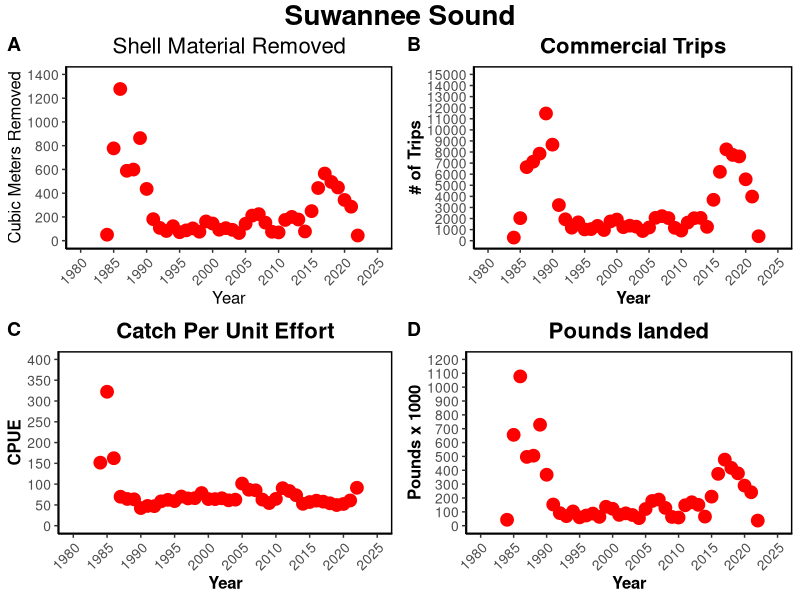
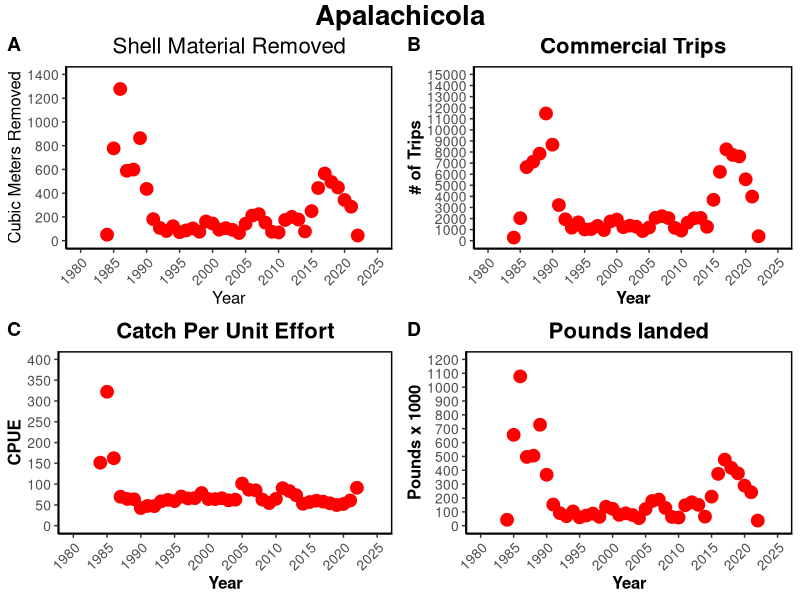
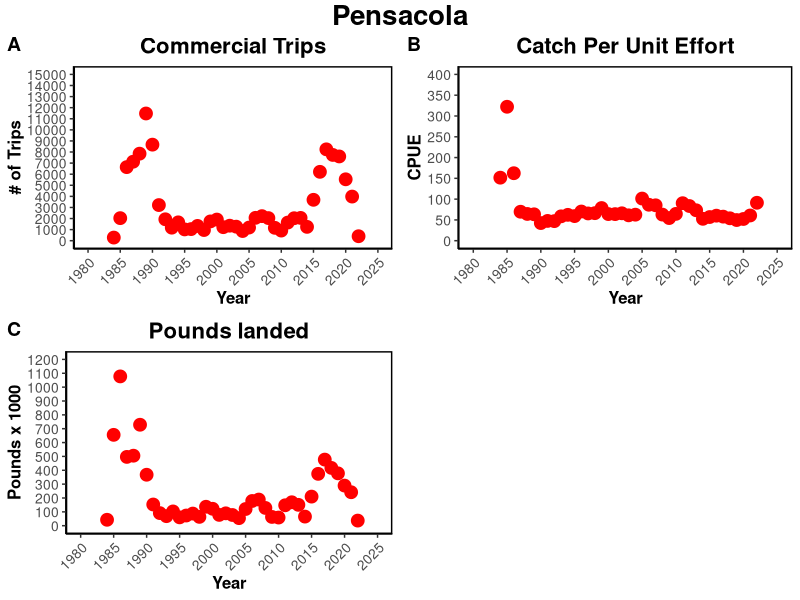
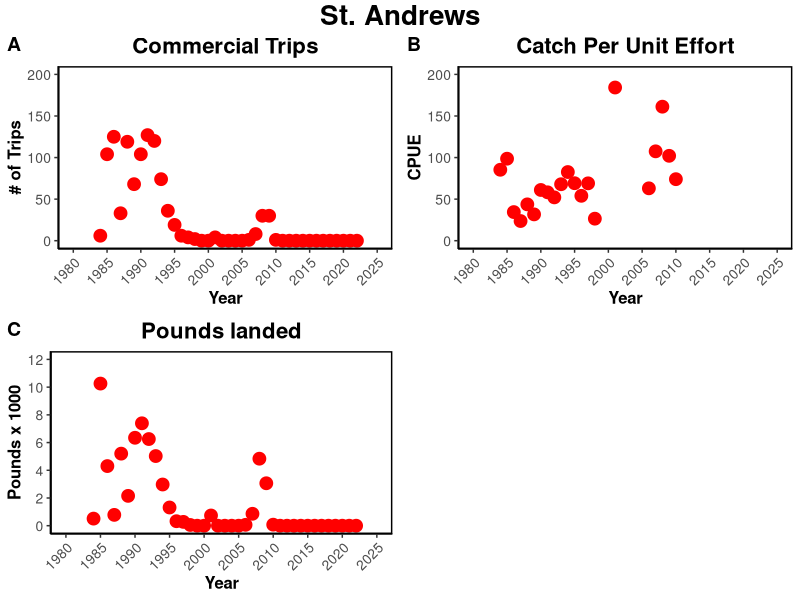

R code for these plots, in order:
### Conversions for oyster landings data ###
# Goal - to get the volume of shell removed each year based off of the landings data
# to do this we must somehow convert the meat weight provided in the landings data to the volume of shell
# we can do this by
# meat weight --> # of bushels --> # of oysters --> meat weight per oyster --> pounds to grams --> dry weight --> height --> volume per oyster --> total volume

## Harvest Areas of interest and the counties used to represent them ##
#Suwannee = Dixie and Levy
#Apalachicola = Gulf and Franklin
#Pensacola = Santa Rosa and Escambia
#Choctawhatchee/St. Andrew = Ocaloosa and Walton


setwd("~/Git/AB_DEP/Landings_threebay")

library(dplyr)
library(ggplot2)
library(ggpubr)

## reading in the landings data and cleaning it up to include only the counties we are interested in ##

post_1984 <- read.csv("oyster_landings_by_county_84to22.csv", header = TRUE)

#post_1984 <- select(post_1984, Year, County_Landed, Pounds)

#Suwannee
Dixie <- filter(post_1984, County_Landed == "DIXIE")
Levy <- filter(post_1984, County_Landed == "LEVY")
Dixie <- select(Dixie, Year, Pounds, Trips, Average_Price, Estimated_Value)
Levy <- select(Levy, Year, Pounds, Trips, Average_Price, Estimated_Value)
colnames(Dixie) <- c("Year", "D.pounds","D.trips","D.avg_price","D.est.val") 
colnames(Levy) <- c("Year", "L.pounds","L.trips","L.avg_price","L.est.val") 
suw_counties <- full_join(Dixie, Levy, by = "Year")  # join the two together into one data frame so all the years are listed for each county so we can add them together later
Dixie1<-data.frame(Year=suw_counties$Year,   # separate the counties out again into their own data frames so we can add them together
                   pounds=suw_counties$D.pounds, 
                   trips=suw_counties$D.trips, 
                   avg_price=suw_counties$D.avg_price, 
                   est_val=suw_counties$D.est.val)
Levy1<-data.frame(Year=suw_counties$Year, 
                  pounds=suw_counties$L.pounds, 
                  trips=suw_counties$L.trips, 
                  avg_price=suw_counties$L.avg_price, 
                  est_val=suw_counties$L.est.val)
Levy1[is.na(Levy1)] <- 0 # replace NAs with 0 so we can add columns in the next step
Dixie1[is.na(Dixie1)] <- 0 # replace NAs with 0 so we can add columns in the next step
suw<-Dixie1+Levy1 # add Dixie and Levy data to consolidate into suwannee
suw$Year<-suw$Year/2 # fix the year

#Apalachicola
Gulf <- filter(post_1984, County_Landed == "GULF")
Franklin <- filter(post_1984, County_Landed == "FRANKLIN")
Gulf <- select(Gulf, Year, Pounds, Trips, Average_Price, Estimated_Value)
Franklin <- select(Franklin, Year, Pounds, Trips, Average_Price, Estimated_Value)
colnames(Gulf) <- c("Year", "G.pounds","G.trips","G.avg_price","G.est.val") 
colnames(Franklin) <- c("Year", "F.pounds","F.trips","F.avg_price","F.est.val") 
apa_counties <- full_join(Gulf, Franklin, by = "Year")  # join the two together into one data frame so all the years are listed for each county so we can add them together later
Gulf1<-data.frame(Year=apa_counties$Year,   # separate the counties out again into their own data frames so we can add them together
                   pounds=apa_counties$G.pounds, 
                   trips=apa_counties$G.trips, 
                   avg_price=apa_counties$G.avg_price, 
                   est_val=apa_counties$G.est.val)
Franklin1<-data.frame(Year=apa_counties$Year, 
                  pounds=apa_counties$F.pounds, 
                  trips=apa_counties$F.trips, 
                  avg_price=apa_counties$F.avg_price, 
                  est_val=apa_counties$F.est.val)
Franklin1[is.na(Franklin1)] <- 0 # replace NAs with 0 so we can add columns in the next step
Gulf1[is.na(Gulf1)] <- 0 # replace NAs with 0 so we can add columns in the next step
apa<-Gulf1+Franklin1 # add Gulf and Franklin data to consolidate into apalachicola
apa$Year<-apa$Year/2 # fix the year

#Pensacola
Santa_Rosa <- filter(post_1984, County_Landed == "SANTA ROSA")
Escambia <- filter(post_1984, County_Landed == "ESCAMBIA")
Santa_Rosa <- select(Santa_Rosa, Year, Pounds, Trips, Average_Price, Estimated_Value)
Escambia <- select(Escambia, Year, Pounds, Trips, Average_Price, Estimated_Value)
colnames(Santa_Rosa) <- c("Year", "SR.pounds","SR.trips","SR.avg_price","SR.est.val") 
colnames(Escambia) <- c("Year", "E.pounds","E.trips","E.avg_price","E.est.val") 
pens_counties <- full_join(Santa_Rosa, Escambia, by = "Year")  # join the two together into one data frame so all the years are listed for each county so we can add them together later
Santa_Rosa1<-data.frame(Year=pens_counties$Year,   # separate the counties out again into their own data frames so we can add them together
                  pounds=pens_counties$SR.pounds, 
                  trips=pens_counties$SR.trips, 
                  avg_price=pens_counties$SR.avg_price, 
                  est_val=pens_counties$SR.est.val)
Escambia1<-data.frame(Year=pens_counties$Year, 
                      pounds=pens_counties$E.pounds, 
                      trips=pens_counties$E.trips, 
                      avg_price=pens_counties$E.avg_price, 
                      est_val=pens_counties$E.est.val)
Escambia1[is.na(Escambia1)] <- 0 # replace NAs with 0 so we can add columns in the next step
Santa_Rosa1[is.na(Santa_Rosa1)] <- 0 # replace NAs with 0 so we can add columns in the next step
pens<-Santa_Rosa1+Escambia1 # add Santa_Rosa and Escambia data to consolidate into pensacola
pens$Year<-pens$Year/2 # fix the year

#Choctawhatchee/St. Andrew
Okaloosa <- filter(post_1984, County_Landed == "OKALOOSA")
Walton <- filter(post_1984, County_Landed == "WALTON")
Okaloosa <- select(Okaloosa, Year, Pounds, Trips, Average_Price, Estimated_Value)
Walton <- select(Walton, Year, Pounds, Trips, Average_Price, Estimated_Value)
colnames(Okaloosa) <- c("Year", "O.pounds","O.trips","O.avg_price","O.est.val") 
colnames(Walton) <- c("Year", "W.pounds","W.trips","W.avg_price","W.est.val") 
choc_counties <- full_join(Okaloosa, Walton, by = "Year")  # join the two together into one data frame so all the years are listed for each county so we can add them together later
Okaloosa1<-data.frame(Year=choc_counties$Year,   # separate the counties out again into their own data frames so we can add them together
                  pounds=choc_counties$O.pounds, 
                  trips=choc_counties$O.trips, 
                  avg_price=choc_counties$O.avg_price, 
                  est_val=choc_counties$O.est.val)
Walton1<-data.frame(Year=choc_counties$Year, 
                      pounds=choc_counties$W.pounds, 
                      trips=choc_counties$W.trips, 
                      avg_price=choc_counties$W.avg_price, 
                      est_val=choc_counties$W.est.val)
Walton1[is.na(Walton1)] <- 0 # replace NAs with 0 so we can add columns in the next step
Okaloosa1[is.na(Okaloosa1)] <- 0 # replace NAs with 0 so we can add columns in the next step
choc<-Okaloosa1+Walton1 # add Okaloosa and Walton data to consolidate into choctawhatchee
choc$Year<-choc$Year/2 # fix the year



suw <- select(suw, Year, pounds, trips, avg_price, est_val)
apa <- select(apa, Year, pounds, trips, avg_price, est_val)
pens <- select(pens, Year, pounds, trips, avg_price, est_val)
choc <- select(choc, Year, pounds, trips, avg_price, est_val)


colnames(suw) <- c("Year", "suw.pounds","suw.trips","suw.avg_price","suw.est.val") 
colnames(apa) <- c("Year", "apa.pounds","apa.trips","apa.avg_price","apa.est.val") 
colnames(pens) <- c("Year", "pens.pounds","pens.trips","pens.avg_price","pens.est.val") 
colnames(choc) <- c("Year", "choc.pounds","choc.trips","choc.avg_price","choc.est.val") 


landings_84to22 <- full_join(suw, apa, by = "Year")
landings_84to22 <- full_join(landings_84to22, pens, by="Year")
landings_84to22 <- full_join(landings_84to22, choc, by="Year") # this is the cleaned landings data we will use

## Now we start the conversions

# converting the meat weight from the landings data to the number of bushels
landings_84to22$suw.bushels<-landings_84to22$suw.pounds/6.5625  #from FWC conversion factors
landings_84to22$apa.bushels<-landings_84to22$apa.pounds/6.5625
landings_84to22$pens.bushels<-landings_84to22$pens.pounds/6.5625
landings_84to22$choc.bushels<-landings_84to22$choc.pounds/6.5625

#converting the # of bushels to the # of oysters
landings_84to22$suw.count<-landings_84to22$suw.bushels*225  #from Berrigan paper
landings_84to22$apa.count<-landings_84to22$apa.bushels*225
landings_84to22$pens.count<-landings_84to22$pens.bushels*225
landings_84to22$choc.count<-landings_84to22$choc.bushels*225

#converting from # of oysters to meat weight per oyster
landings_84to22$suw.ind_wt<-landings_84to22$suw.pounds/landings_84to22$suw.count
landings_84to22$apa.ind_wt<-landings_84to22$apa.pounds/landings_84to22$apa.count
landings_84to22$pens.ind_wt<-landings_84to22$pens.pounds/landings_84to22$pens.count
landings_84to22$choc.ind_wt<-landings_84to22$choc.pounds/landings_84to22$choc.count

#convert from pounds to grams
landings_84to22$suw.grams<-landings_84to22$suw.ind_wt*453.592
landings_84to22$apa.grams<-landings_84to22$apa.ind_wt*453.592
landings_84to22$pens.grams<-landings_84to22$pens.ind_wt*453.592
landings_84to22$choc.grams<-landings_84to22$choc.ind_wt*453.592

#for later use
land<-landings_84to22


#### using the minimum harvest size height (75mm)

#converting from height to volume
land$logvol_suw_2<-75*0.034867+0.928140 #from Hajovsky et al
land$vol_suw_2<-exp(land$logvol_suw_2)
land$logvol_apa_2<-75*0.034867+0.928140
land$vol_apa_2<-exp(land$logvol_apa_2)
land$logvol_pens_2<-75*0.034867+0.928140
land$vol_pens_2<-exp(land$logvol_pens_2)
land$logvol_choc_2<-75*0.034867+0.928140
land$vol_choc_2<-exp(land$logvol_choc_2)

#convert from individual oyster volume to total volume per county per year
land$tot_vol_S_2<-land$vol_suw_2*land$suw.count
land$tot_vol_A_2<-land$vol_apa_2*land$apa.count
land$tot_vol_P_2<-land$vol_pens_2*land$pens.count
land$tot_vol_C_2<-land$vol_choc_2*land$choc.count

#convert from mL to meters cubed
land$Vol_S_m3_2<-land$tot_vol_S_2*0.000001
land$Vol_A_m3_2<-land$tot_vol_A_2*0.000001
land$Vol_P_m3_2<-land$tot_vol_P_2*0.000001
land$Vol_C_m3_2<-land$tot_vol_C_2*0.000001

#calculating the number of lone cabbages
LC<-16000/1.308 #yards to meters
land[is.na(land)] = 0
land$num_LC_suw<-land$Vol_S_m3_2/LC
land$num_LC_apa<-land$Vol_A_m3_2/LC
land$num_LC_pens<-land$Vol_P_m3_2/LC
land$num_LC_choc<-land$Vol_C_m3_2/LC

# Calculate CPUE, this is catch/trips
land$suw.CPUE<-land$suw.pounds/land$suw.trips
land$apa.CPUE<-land$apa.pounds/land$apa.trips
land$pens.CPUE<-land$pens.pounds/land$pens.trips
land$choc.CPUE<-land$choc.pounds/land$choc.trips


#plots

names(land)

d1 <- land %>% 
  dplyr::select(Year, suw.pounds,suw.trips,suw.avg_price,suw.CPUE,Vol_S_m3_2)

names(d1) <- c("Year", "suw.pounds","suw.trips","suw.price","suw.cpue","suw.removed" )
  
names(d1)


#### Plots for Suwannee Sound ####
#number of cubic meters removed from suwannee sound
s1<-ggplot(data = d1, aes(x = Year, y = suw.removed)) +
  geom_point(colour ="red", size=4) +
  theme_classic()+
  scale_x_continuous(limits=c(1980,2025),breaks=c(1980, 1985, 1990,
                                                  1995,2000, 2005, 2010,2015,2020, 2025)) +
  scale_y_continuous(limits=c(0,1400),breaks=c(0,200,400,600, 800, 1000, 1200, 1400))+
  theme(axis.text=element_text(size=10),
        axis.title=element_text(size=12),
        plot.title =element_text(size=16, hjust = 0.5),
        axis.text.x = element_text(angle = 45, hjust = 1),
        panel.border = element_rect(color = "black", size = 1, fill = NA, 
                                    linetype="solid")) +
  labs(title = "Shell Material Removed",
       y = "Cubic Meters Removed")


#number of trips in suwannee sound
s2<-ggplot(data = d1, aes(x = Year, y = suw.trips)) +
  
  geom_point(colour ="red", size=4) +
  theme_classic()+
  scale_x_continuous(limits=c(1980,2025),breaks=c(1980, 1985, 1990,
                                                  1995,2000, 2005, 2010,2015,2020, 2025)) +
  scale_y_continuous(limits=c(0,15000),breaks=c(seq(0,15000, by= 1000))) +
  theme(axis.text=element_text(size=10),axis.title=element_text(size=12,
                                                                face="bold"),
        plot.title =element_text(size=16, face='bold', hjust = 0.5),
        axis.text.x = element_text(angle = 45, hjust = 1),
        panel.border = element_rect(color = "black", size = 1, fill = NA, 
                                    linetype="solid")) +
  labs(title = "Commercial Trips",
       y = "# of Trips")

# CPUE for Suwannee Sound
s3<-ggplot(data=d1, aes(x=Year, y=suw.cpue))+
  geom_point(colour ="red", size=4) +
  theme_classic()+
  scale_x_continuous(limits=c(1980,2025),breaks=c(1980, 1985, 1990,1995,2000, 2005, 
                                                  2010,2015,2020,2025)) +
  scale_y_continuous(limits=c(0,400),breaks=c(0,50,100,150,200,250,300,350,400))+
  theme(axis.text=element_text(size=10),axis.title=element_text(size=12,
                                                                face="bold"),
        plot.title =element_text(size=16, face='bold', hjust = 0.5),
        axis.text.x = element_text(angle = 45, hjust = 1),
        panel.border = element_rect(color = "black", size = 1, fill = NA, 
                                    linetype="solid")) +
  labs(title = "Catch Per Unit Effort",
       y = "CPUE")

#landings in Suwannee sound
s4<-ggplot(data = d1, aes(x = Year, y = suw.pounds/1000)) +
    geom_point(colour ="red", size=4) +
    theme_classic()+
    scale_x_continuous(limits=c(1980,2025),breaks=c(1980,1985,1990, 1995, 2000, 2005, 
                                                    2010,2015,2020,2025)) +
    scale_y_continuous(limits=c(0,1200),breaks=c(0, 100, 200, 300, 400, 500, 600, 700, 
                                                   800, 900, 1000, 1100, 1200))+
    theme(axis.text=element_text(size=10),axis.title=element_text(size=12,
                                                                  face="bold"),
          plot.title =element_text(size=16, face='bold', hjust = 0.5),
          axis.text.x = element_text(angle = 45, hjust = 1),
          panel.border = element_rect(color = "black", size = 1, fill = NA, 
                                      linetype="solid")) +
    labs(title = "Pounds landed",
         y = "Pounds x 1000")

suw_fig<-ggarrange(s1,s2,s3,s4, 
                    labels = c("A", "B", "C", "D"),
                    ncol = 2, nrow = 2)
annotate_figure(suw_fig,
                top = text_grob("Suwannee Sound", color = "black", face = "bold", size = 20))

#### Apalachicola ####
d2 <- land %>% 
  dplyr::select(Year, apa.pounds,apa.trips,apa.avg_price,apa.CPUE,Vol_A_m3_2)

names(d2) <- c("Year", "apa.pounds","apa.trips","apa.price","apa.cpue","apa.removed")

names(d2)

#### Plots for Apalachicola ####
#number of cubic meters removed from Apalachicola sound
a1<-ggplot(data = d2, aes(x = Year, y = apa.removed)) +
  geom_point(colour ="red", size=4) +
  theme_classic()+
  scale_x_continuous(limits=c(1980,2025),breaks=c(1980,1985,1990,1995,2000,2005,2010,2015,2020,2025))+
  scale_y_continuous(limits=c(0,1400),breaks=c(0,200,400,600,800,1000,1200,1400))+
  theme(axis.text=element_text(size=10),
        axis.title=element_text(size=12),
        plot.title =element_text(size=16, hjust = 0.5),
        axis.text.x = element_text(angle = 45, hjust = 1),
        panel.border = element_rect(color = "black", size = 1, fill = NA, 
                                    linetype="solid")) +
  labs(title = "Shell Material Removed",
       y = "Cubic Meters Removed")


#number of trips in apalachicola
a2<-ggplot(data = d2, aes(x = Year, y = apa.trips)) +
  
  geom_point(colour ="red", size=4) +
  theme_classic()+
  scale_x_continuous(limits=c(1980,2025),breaks=c(1980, 1985, 1990,
                                                  1995,2000, 2005, 2010,2015,2020, 2025)) +
  scale_y_continuous(limits=c(0,60000),breaks=c(0,10000,20000,30000,40000,50000)) +
  theme(axis.text=element_text(size=10),axis.title=element_text(size=12,
                                                                face="bold"),
        plot.title =element_text(size=16, face='bold', hjust = 0.5),
        axis.text.x = element_text(angle = 45, hjust = 1),
        panel.border = element_rect(color = "black", size = 1, fill = NA, 
                                    linetype="solid")) +
  labs(title = "Commercial Trips",
       y = "# of Trips")

# CPUE for Apalachicola
a3<-ggplot(data=d2, aes(x=Year, y=apa.cpue))+
  geom_point(colour ="red", size=4) +
  theme_classic()+
  scale_x_continuous(limits=c(1980,2025),breaks=c(1980, 1985, 1990,1995,2000, 2005, 
                                                  2010,2015,2020,2025)) +
  scale_y_continuous(limits=c(0,600),breaks=c(0,50,100,150,200,250,300,350,400))+
  theme(axis.text=element_text(size=10),axis.title=element_text(size=12,
                                                                face="bold"),
        plot.title =element_text(size=16, face='bold', hjust = 0.5),
        axis.text.x = element_text(angle = 45, hjust = 1),
        panel.border = element_rect(color = "black", size = 1, fill = NA, 
                                    linetype="solid")) +
  labs(title = "Catch Per Unit Effort",
       y = "CPUE")

#landings in Apalachicola
a4<-ggplot(data = d2, aes(x = Year, y = apa.pounds/1000)) +
  geom_point(colour ="red", size=4) +
  theme_classic()+
  scale_x_continuous(limits=c(1980,2025),breaks=c(1980,1985,1990, 1995, 2000, 2005, 
                                                  2010,2015,2020,2025)) +
  scale_y_continuous(limits=c(0,1200),breaks=c(0, 100, 200, 300, 400, 500, 600, 700, 
                                               800, 900, 1000, 1100, 1200))+
  theme(axis.text=element_text(size=10),axis.title=element_text(size=12,
                                                                face="bold"),
        plot.title =element_text(size=16, face='bold', hjust = 0.5),
        axis.text.x = element_text(angle = 45, hjust = 1),
        panel.border = element_rect(color = "black", size = 1, fill = NA, 
                                    linetype="solid")) +
  labs(title = "Pounds landed",
       y = "Pounds x 1000")

apa_fig<-ggarrange(s1,s2,s3,s4, 
                   labels = c("A", "B", "C", "D"),
                   ncol = 2, nrow = 2)
annotate_figure(apa_fig,
                top = text_grob("Apalachicola", color = "black", face = "bold", size = 20))




#### Pensacola ####
#volume in meters cubed of shell material removed from Pensacola
d3 <- land %>% 
  dplyr::select(Year, pens.pounds,pens.trips,pens.avg_price,pens.CPUE,Vol_A_m3_2)

names(d3) <- c("Year", "pen.pounds","pen.trips","pen.price","pen.cpue","pen.removed")



#### Plots for pensacola ####
#number of cubic meters removed from pensacola sound
p1<-ggplot(data = d3, aes(x = Year, y = pen.removed)) +
  geom_point(colour ="red", size=4) +
  theme_classic()+
  scale_x_continuous(limits=c(1980,2025),breaks=c(1980,1985,1990,1995,2000,2005,2010,2015,2020,2025))+
  scale_y_continuous(limits=c(0,4000),breaks=c(0,500,1000,1500,2000,2500,3000,3500,4000))+
  theme(axis.text=element_text(size=10),
        axis.title=element_text(size=12),
        plot.title =element_text(size=16, hjust = 0.5),
        axis.text.x = element_text(angle = 45, hjust = 1),
        panel.border = element_rect(color = "black", size = 1, fill = NA, 
                                    linetype="solid")) +
  labs(title = "Shell Material Removed",
       y = "Cubic Meters Removed")


#number of trips in pensacola
p2<-ggplot(data = d3, aes(x = Year, y = pen.trips)) +
  
  geom_point(colour ="red", size=4) +
  theme_classic()+
  scale_x_continuous(limits=c(1980,2025),breaks=c(1980, 1985, 1990,
                                                  1995,2000, 2005, 2010,2015,2020, 2025)) +
  scale_y_continuous(limits=c(0,2000),breaks=c(0,250,500,750,1000,1250,1500,1750,2000)) +
  theme(axis.text=element_text(size=10),axis.title=element_text(size=12,
                                                                face="bold"),
        plot.title =element_text(size=16, face='bold', hjust = 0.5),
        axis.text.x = element_text(angle = 45, hjust = 1),
        panel.border = element_rect(color = "black", size = 1, fill = NA, 
                                    linetype="solid")) +
  labs(title = "Commercial Trips",
       y = "# of Trips")

# CPUE for pensacola
p3<-ggplot(data=d3, aes(x=Year, y=pen.cpue))+
  geom_point(colour ="red", size=4) +
  theme_classic()+
  scale_x_continuous(limits=c(1980,2025),breaks=c(1980, 1985, 1990,1995,2000, 2005, 
                                                  2010,2015,2020,2025)) +
  scale_y_continuous(limits=c(0,600),breaks=c(0,50,100,150,200,250,300,350,400, 450,500,550,600))+
  theme(axis.text=element_text(size=10),axis.title=element_text(size=12,
                                                                face="bold"),
        plot.title =element_text(size=16, face='bold', hjust = 0.5),
        axis.text.x = element_text(angle = 45, hjust = 1),
        panel.border = element_rect(color = "black", size = 1, fill = NA, 
                                    linetype="solid")) +
  labs(title = "Catch Per Unit Effort",
       y = "CPUE")

#landings in pensacola
p4<-ggplot(data = d3, aes(x = Year, y = pen.pounds/1000)) +
  geom_point(colour ="red", size=4) +
  theme_classic()+
  scale_x_continuous(limits=c(1980,2025),breaks=c(1980,1985,1990, 1995, 2000, 2005, 
                                                  2010,2015,2020,2025)) +
  scale_y_continuous(limits=c(0,1200),breaks=c(0, 100, 200, 300, 400, 500, 600, 700, 
                                               800, 900, 1000, 1100, 1200))+
  theme(axis.text=element_text(size=10),axis.title=element_text(size=12,
                                                                face="bold"),
        plot.title =element_text(size=16, face='bold', hjust = 0.5),
        axis.text.x = element_text(angle = 45, hjust = 1),
        panel.border = element_rect(color = "black", size = 1, fill = NA, 
                                    linetype="solid")) +
  labs(title = "Pounds landed",
       y = "Pounds x 1000")

pen_fig<-ggarrange(s2,s3,s4, 
                   labels = c("A", "B", "C", "D"),
                   ncol = 2, nrow = 2)
annotate_figure(pen_fig,
                top = text_grob("Pensacola", color = "black", face = "bold", size = 20))


#### Choctawhatchee ####
d4 <- land %>% 
  dplyr::select(Year, choc.pounds,choc.trips,choc.avg_price,choc.CPUE,Vol_A_m3_2)

names(d4) <- c("Year", "choc.pounds","choc.trips","choc.price","choc.cpue","choc.removed")

#### Plots for St. Andrews ####
#number of cubic meters removed from St. Andrews sound
s1<-ggplot(data = d4, aes(x = Year, y = choc.removed)) +
  geom_point(colour ="red", size=4) +
  theme_classic()+
  scale_x_continuous(limits=c(1980,2025),breaks=c(1980,1985,1990,1995,2000,2005,2010,2015,2020,2025))+
  scale_y_continuous(limits=c(0,4000),breaks=c(0,500,1000,1500,2000,2500,3000,3500,4000))+
  theme(axis.text=element_text(size=10),
        axis.title=element_text(size=12),
        plot.title =element_text(size=16, hjust = 0.5),
        axis.text.x = element_text(angle = 45, hjust = 1),
        panel.border = element_rect(color = "black", size = 1, fill = NA, 
                                    linetype="solid")) +
  labs(title = "Shell Material Removed",
       y = "Cubic Meters Removed")

#number of trips in St. Andrews
s2<-ggplot(data = d4, aes(x = Year, y = choc.trips)) +
  geom_point(colour ="red", size=4) +
  theme_classic()+
  scale_x_continuous(limits=c(1980,2025),breaks=c(1980, 1985, 1990,
                                                  1995,2000, 2005, 2010,2015,2020, 2025)) +
  scale_y_continuous(limits=c(0,200),breaks=c(0,50,100,150,200)) +
  theme(axis.text=element_text(size=10),axis.title=element_text(size=12,
                                                                face="bold"),
        plot.title =element_text(size=16, face='bold', hjust = 0.5),
        axis.text.x = element_text(angle = 45, hjust = 1),
        panel.border = element_rect(color = "black", size = 1, fill = NA, 
                                    linetype="solid")) +
  labs(title = "Commercial Trips",
       y = "# of Trips")

# CPUE for St. Andrews
s3<-ggplot(data=d4, aes(x=Year, y=choc.cpue))+
  geom_point(colour ="red", size=4) +
  theme_classic()+
  scale_x_continuous(limits=c(1980,2025),breaks=c(1980, 1985, 1990,1995,2000, 2005, 
                                                  2010,2015,2020,2025)) +
  scale_y_continuous(limits=c(0,200),breaks=c(0,50,100,150,200,250))+
  theme(axis.text=element_text(size=10),axis.title=element_text(size=12,
                                                                face="bold"),
        plot.title =element_text(size=16, face='bold', hjust = 0.5),
        axis.text.x = element_text(angle = 45, hjust = 1),
        panel.border = element_rect(color = "black", size = 1, fill = NA, 
                                    linetype="solid")) +
  labs(title = "Catch Per Unit Effort",
       y = "CPUE")

#landings in St. Andrews
s4<-ggplot(data = d4, aes(x = Year, y = choc.pounds/1000)) +
  geom_point(colour ="red", size=4) +
  theme_classic()+
  scale_x_continuous(limits=c(1980,2025),breaks=c(1980,1985,1990, 1995, 2000, 2005, 
                                                  2010,2015,2020,2025)) +
  scale_y_continuous(limits=c(0,12),breaks=c(0, 2, 4, 6, 8, 10, 12))+
                       theme(axis.text=element_text(size=10),axis.title=element_text(size=12,
                                                                                     face="bold"),
                             plot.title =element_text(size=16, face='bold', hjust = 0.5),
                             axis.text.x = element_text(angle = 45, hjust = 1),
                             panel.border = element_rect(color = "black", size = 1, fill = NA, 
                                                         linetype="solid")) +
                       labs(title = "Pounds landed",
                            y = "Pounds x 1000")
                     
                     choc_fig<-ggarrange(s2,s3,s4, 
                                         labels = c("A", "B", "C", "D"),
                                         ncol = 2, nrow = 2)
                     annotate_figure(choc_fig,
                                     top = text_grob("St. Andrews", color = "black", face = "bold", size = 20))
                     